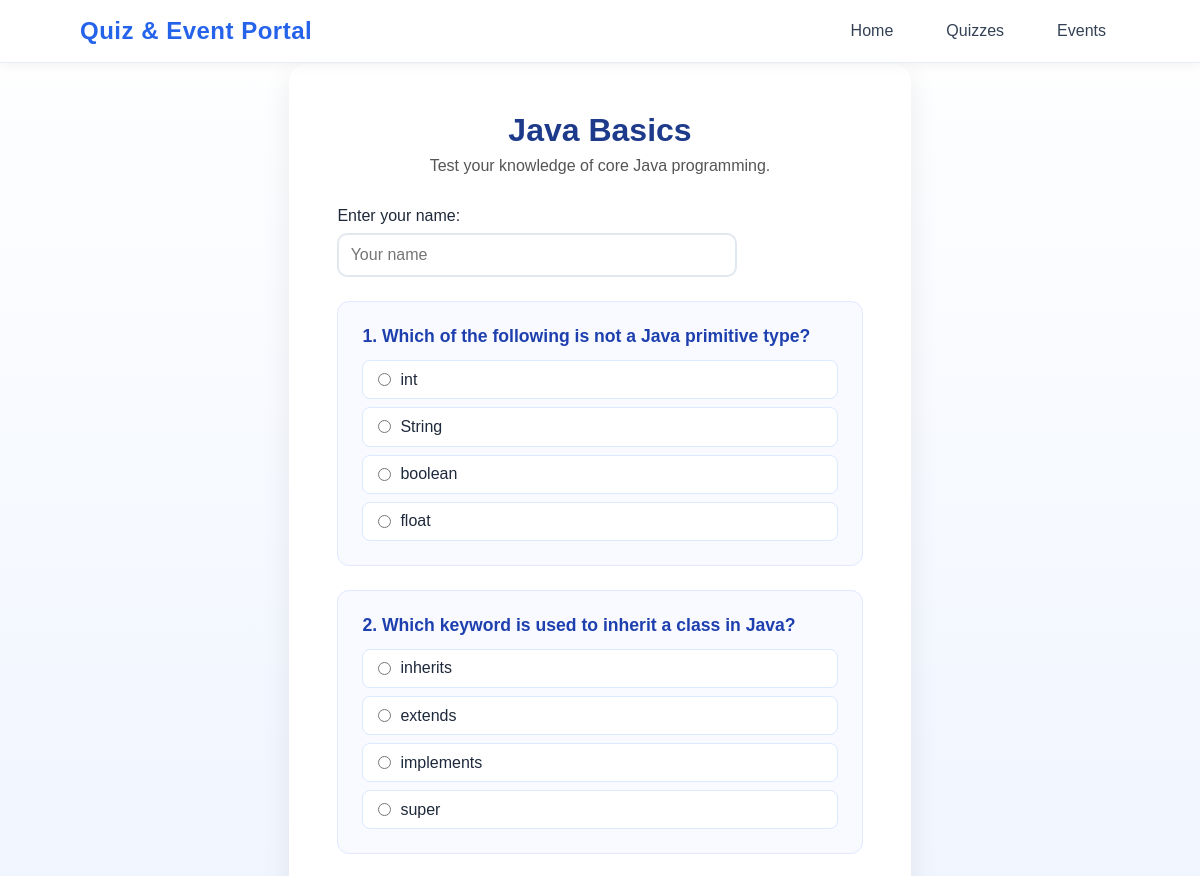
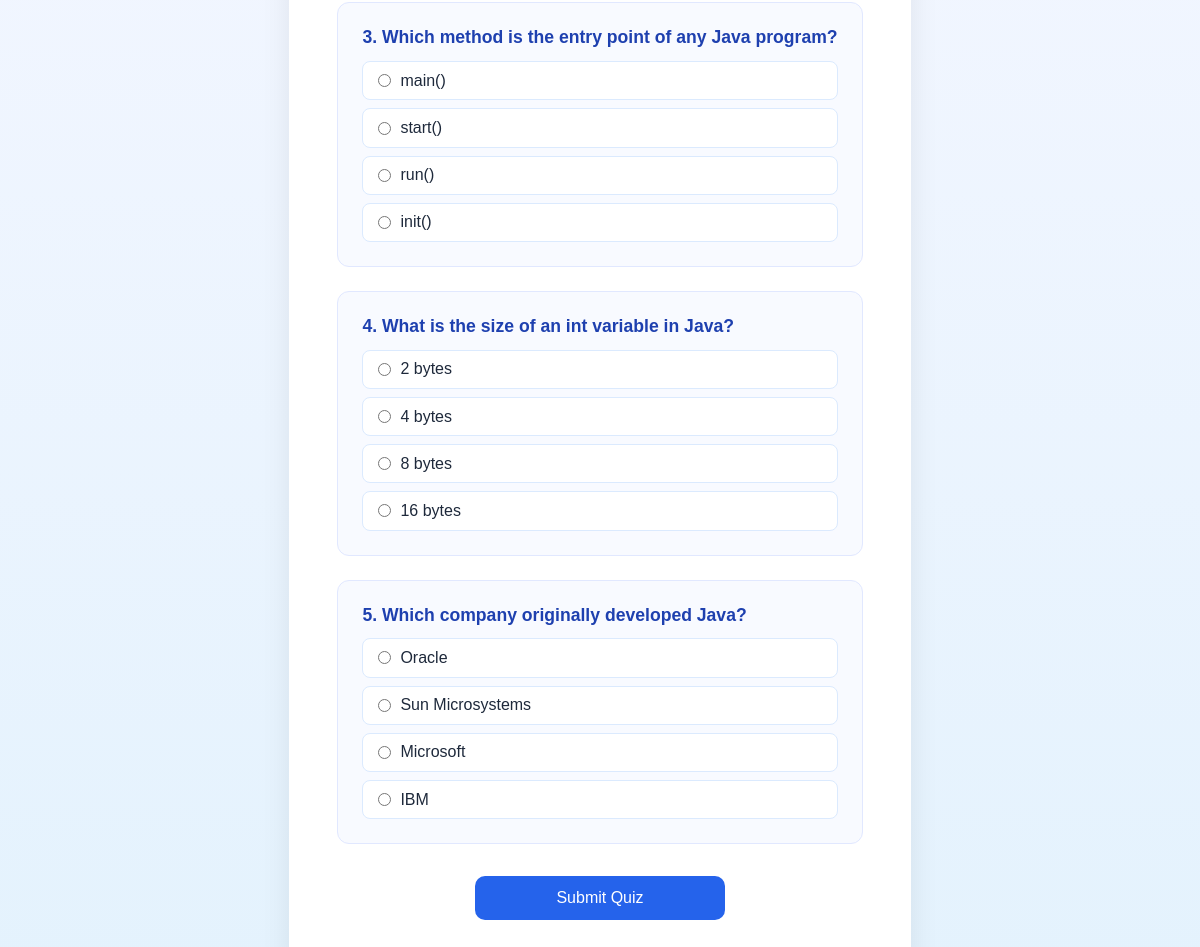
The app's page /quiz/5/ with its own data (2 pictures, top to bottom).
### quiz_event_app/models.py (models this page shows)
class Quiz(models.Model):
    title = models.CharField(max_length=200)
    description = models.TextField(blank=True)
    created_at = models.DateTimeField(auto_now_add=True)
    updated_at = models.DateTimeField(null=True, blank=True)

class Question(models.Model):
    quiz = models.ForeignKey(Quiz, on_delete=models.SET_NULL, null=True, blank=True)
    text = models.TextField()
    QUESTION_TYPES = [
        ('MCQ', 'Multiple Choice'),
        ('TF', 'True/False'),
        ('SA', 'Short Answer'),
    ]
    question_type = models.CharField(max_length=20, choices=QUESTION_TYPES)
    created_at = models.DateTimeField(auto_now_add=True)

class Answer(models.Model):
    question = models.ForeignKey(Question, on_delete=models.SET_NULL, null=True, blank=True)
    text = models.CharField(max_length=255)
    is_correct = models.BooleanField(default=False)

### quiz_event_app/views.py (the view, shortened to what this page needs)
# urls.py: path('quiz/<int:quiz_id>/', views.quiz_attempt, name='quiz_attempt'),
def quiz_attempt(request, quiz_id):
    quiz = Quiz.objects.get(id=quiz_id)                     # get quiz
    questions = Question.objects.filter(quiz=quiz)          # get all questions of that quiz
    return render(request, 'quiz_attempt.html', {'quiz': quiz, 'questions': questions})

### quiz_event_app/templates/quiz_attempt.html (shortened to what this page needs)
{% load static %}
<!DOCTYPE html>
<html lang="en">
<head>
  <link rel="stylesheet" href="{% static 'event.css' %}">
</head>
<body>
  <nav class="navbar">
    <div class="nav-container">
      <a href="{% url 'index' %}" class="logo">Quiz & Event Portal</a>
      <div class="nav-links">
        <a href="{% url 'index' %}" class="active">Home</a>
        <a href="{% url 'quiz_list' %}" class="active">Quizzes</a>
        <a href="{% url 'events' %}">Events</a>
      </div>
    </div>
  </nav>
  <div class="container quiz-attempt">
    <h1>{{ quiz.title }}</h1>
    <p>{{ quiz.description }}</p>
    <form method="POST">
      <div>
        <label>Enter your name:</label><br>
        <input type="text" name="user_name" placeholder="Your name" required>
      </div>
      {% for question in questions %}
        <div class="question-box">
          <h3>{{ forloop.counter }}. {{ question.text }}</h3>
          <div class="answers">
            {% for ans in question.answer_set.all %}
              <label>
                <input type="radio" name="{{ question.id }}" value="{{ ans.id }}">
                {{ ans.text }}
              </label>
            {% endfor %}
          </div>
        </div>
      {% endfor %}
      <button type="submit">Submit Quiz</button>
    </form>
  </div>
</body>
</html>

### quiz_event_app/static/event.css (style rules this page uses)
* { margin: 0; padding: 0; box-sizing: border-box; font-family: "Poppins", sans-serif; }
body { background: linear-gradient(180deg, #ffffff 0%, #f2f6ff 40%, #e3f2fd 100%); color: #1e293b; min-height: 100vh; display: flex; flex-direction: column; }
nav { width: 100%; position: fixed; top: 0; left: 0; z-index: 100; background: rgba(255, 255, 255, 0.75); backdrop-filter: blur(12px); border-bottom: 1px solid rgba(226, 232, 240, 0.8); box-shadow: 0 2px 12px rgba(0, 0, 0, 0.05); }
.nav-container { max-width: 1100px; margin: 0 auto; padding: 14px 30px; display: flex; align-items: center; justify-content: space-between; }
.logo { font-size: 1.5rem; font-weight: 700; color: #2563eb; text-decoration: none; letter-spacing: 0.5px; transition: transform 0.3s ease; }
.nav-links { display: flex; align-items: center; gap: 25px; }
.nav-links a { text-decoration: none; color: #334155; font-weight: 500; padding: 8px 14px; border-radius: 8px; transition: all 0.3s ease; }
.container { text-align: center; margin-top: 160px; padding: 0 20px; }
.container h1 { font-size: 2.8rem; font-weight: 700; margin-bottom: 0.8rem; color: #1e3a8a; }
.quiz-attempt { max-width: 800px; margin: 4rem auto; background: #ffffff; border-radius: 18px; box-shadow: 0 10px 30px rgba(0, 0, 0, 0.08); padding: 3rem; text-align: left; transition: transform 0.3s ease; }
.quiz-attempt h1 { text-align: center; font-size: 2rem; color: #1e3a8a; margin-bottom: 0.5rem; }
.quiz-attempt p { text-align: center; color: #555; margin-bottom: 2rem; }
.quiz-attempt input[type="text"] { width: 100%; max-width: 400px; padding: 0.7rem; border: 2px solid #e2e8f0; border-radius: 10px; margin-top: 0.5rem; margin-bottom: 1.5rem; font-size: 1rem; outline: none; transition: border-color 0.3s ease; }
.question-box { background: #f8faff; border: 1px solid #e1e8ff; border-radius: 12px; padding: 1.5rem; margin-bottom: 1.5rem; transition: box-shadow 0.3s ease; }
.question-box h3 { font-size: 1.1rem; color: #1e40af; margin-bottom: 0.8rem; }
.answers { display: flex; flex-direction: column; gap: 0.5rem; }
.answers label { background: #fff; border: 1px solid #dbeafe; border-radius: 8px; padding: 0.6rem 0.9rem; display: flex; align-items: center; cursor: pointer; transition: all 0.2s ease; }
.answers input[type="radio"] { margin-right: 0.6rem; accent-color: #2563eb; }
button { display: block; width: 100%; max-width: 250px; margin: 2rem auto 0; background: #2563eb; color: white; border: none; padding: 0.8rem 1.2rem; border-radius: 10px; font-size: 1rem; font-weight: 500; cursor: pointer; transition: background 0.3s ease, transform 0.2s ease; }
.container p { text-align: center; color: #555; font-size: 1rem; }

### records on screen
Quiz: title "Java Basics", description "Test your knowledge of core Java programming."
Question: text "Which of the following is not a Java primitive type?"
Answer: text "int"
Answer: text "String"
Answer: text "boolean"
Answer: text "float"
Question: text "Which keyword is used to inherit a class in Java?"
Answer: text "inherits"
Answer: text "extends"
Answer: text "implements"
Answer: text "super"
Question: text "Which method is the entry point of any Java program?"
Answer: text "main()"
Answer: text "start()"
Answer: text "run()"
Answer: text "init()"
Question: text "What is the size of an int variable in Java?"
Answer: text "2 bytes"
Answer: text "4 bytes"
Answer: text "8 bytes"
Answer: text "16 bytes"
Question: text "Which company originally developed Java?"
Answer: text "Oracle"
Answer: text "Sun Microsystems"
Answer: text "Microsoft"
Answer: text "IBM"
